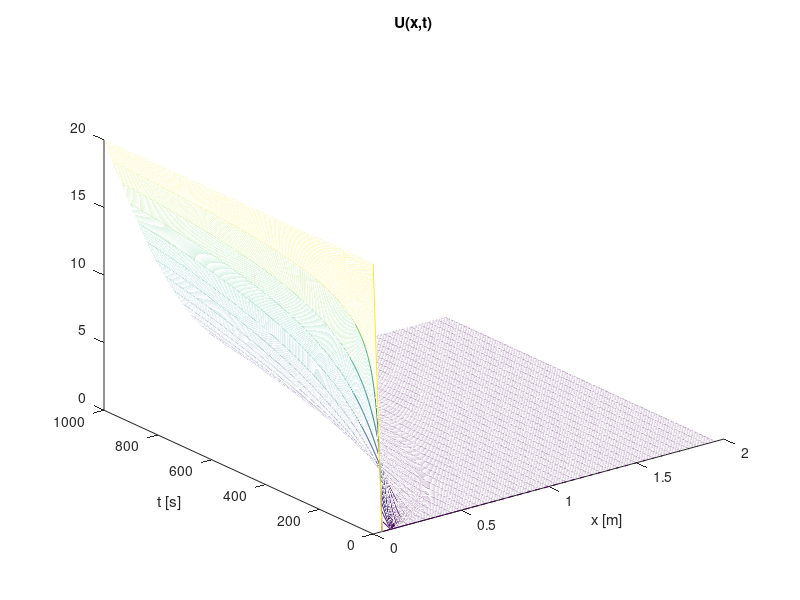

This chart was generated by the following MATLAB code:
% PDE_dyfuzja_num.m
clear all; close all;

D = 0.0001;                    % stała dyfuzji  
Tp = 20;                       % temperatura początkowa po lewej stronie
xmax = 2;                      % długość pręta
nx = 40;                      % liczba punktów przestrzennych
dx = xmax/nx;                  % krok w przestrzeni
tmax = 1000;                    % czas obserwacji
nt = 1000;                      % liczba punktów czasowych
dt = tmax/nt;                  % krok w czasie
q = (D*dt)/dx^2               % stała w równaniu
u0 = zeros(nx, 1); u0(1) = Tp;  % warunek początkowy wzdłuż pręta dla t=0
U = u0';                        % zapamiętanie poprzedniej chwili

czy_zbierzne = q < 0.5

% Wspolczynniki
C = (1 - 2*q)*eye(nx) + diag(q*ones(nx-1,1), 1) + diag(q*ones(nx-1,1), -1);
C(1, :) = zeros(1, nx); C(1, 1) = 1;
C(nx, nx-1) = 2*q;

for j = 1 : nt-1               % PO CZASIE
  u1 = C*u0;
  
  U = [U; u1'];               % zapamiętaj obecne rozwiązanie
  u0 = u1;                   % aktualizacja bufora: obecne --> poprzednie
end
x = 0 : dx : xmax-dx; t = 0 : dt : tmax-dt;
figure; mesh(x,t,U); grid; xlabel('x [m]'); ylabel('t [s]'); title('U(x,t)');

